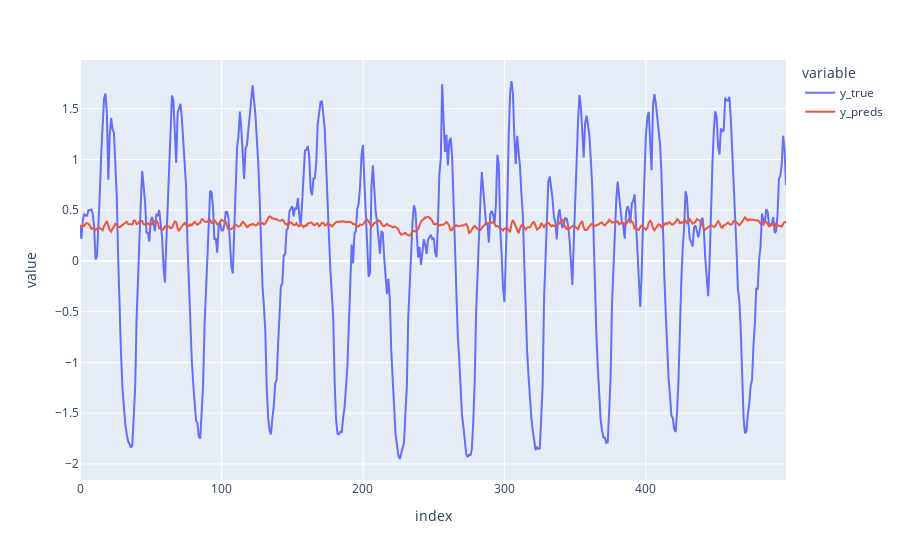

This figure's notebook cell:
### Code cell
import plotly.express as px

df = pd.DataFrame({"y_true": y_true, "y_preds": y_preds}).head(500)
fig = px.line(df, y=["y_true", "y_preds"], title="")
fig.show()

### Figure 1 — Plotly figure (JSON) as saved in the notebook; plotly's stock layout.template omitted (floating-point values rounded to 4 significant figures; data arrays with more than 128 entries replaced by an {"elided": "..."} marker saying what was removed)
{"data": [{"hovertemplate": "variable=y_true<br>index=%{x}<br>value=%{y}<extra></extra>", "legendgroup": "y_true", "line": {"color": "#636efa", "dash": "solid"}, "marker": {"symbol": "circle"}, "mode": "lines", "name": "y_true", "orientation": "v", "showlegend": true, "type": "scatter", "x": {"elided": "500 int values"}, "xaxis": "x", "y": {"elided": "500 float values"}, "yaxis": "y"}, {"hovertemplate": "variable=y_preds<br>index=%{x}<br>value=%{y}<extra></extra>", "legendgroup": "y_preds", "line": {"color": "#EF553B", "dash": "solid"}, "marker": {"symbol": "circle"}, "mode": "lines", "name": "y_preds", "orientation": "v", "showlegend": true, "type": "scatter", "x": {"elided": "500 int values"}, "xaxis": "x", "y": {"elided": "500 float values"}, "yaxis": "y"}], "layout": {"legend": {"title": {"text": "variable"}, "tracegroupgap": 0}, "margin": {"t": 60}, "xaxis": {"anchor": "y", "domain": [0, 1], "title": {"text": "index"}}, "yaxis": {"anchor": "x", "domain": [0, 1], "title": {"text": "value"}}}}
